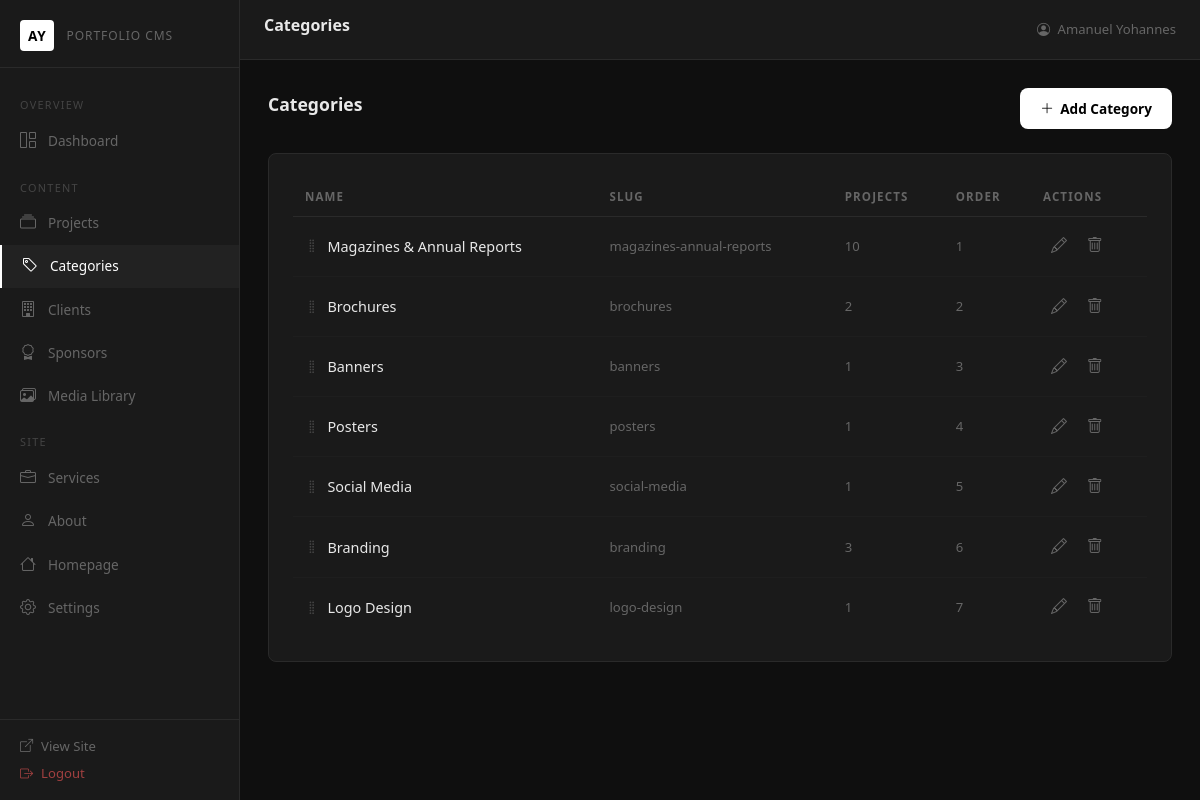
Screenshot of /admin/categories.php (signed in) with the database file from the repository.
### tables this page shows
CREATE TABLE `categories` (
  `id` int(11) NOT NULL AUTO_INCREMENT,
  `name` varchar(100) NOT NULL,
  `slug` varchar(120) NOT NULL,
  `display_order` int(11) NOT NULL DEFAULT 0,
  `created_at` datetime NOT NULL DEFAULT CURRENT_TIMESTAMP,
  PRIMARY KEY (`id`),
  UNIQUE KEY `slug` (`slug`)
);

### includes/database.php (called while the page is built, shortened)
<?php
function db(): PDO {
    static $pdo = null;
    if ($pdo === null) {
        $dsn = 'mysql:host=' . DB_HOST . ';dbname=' . DB_NAME . ';charset=' . DB_CHARSET;
        $pdo = new PDO($dsn, DB_USER, DB_PASS, [
            PDO::ATTR_ERRMODE            => PDO::ERRMODE_EXCEPTION,
            PDO::ATTR_DEFAULT_FETCH_MODE => PDO::FETCH_ASSOC,
            PDO::ATTR_EMULATE_PREPARES   => false,
        ]);
    }
    return $pdo;
}

### includes/functions.php (called while the page is built, shortened)
<?php
require_once __DIR__ . '/database.php';
function e(string $s): string {
    return htmlspecialchars($s, ENT_QUOTES | ENT_SUBSTITUTE, 'UTF-8');
}

### admin/categories.php (the view, shortened to what this page needs)
<?php
$categories = db()->query('SELECT c.*, COUNT(p.id) AS project_count FROM categories c LEFT JOIN projects p ON p.category_id = c.id GROUP BY c.id ORDER BY c.display_order ASC, c.name ASC')->fetchAll();
include __DIR__ . '/includes/header.php';
?>
<div class="page-header">
    <h2>Categories</h2>
    <button class="btn-admin-primary" data-bs-toggle="modal" data-bs-target="#addModal"><i class="bi bi-plus-lg"></i> Add Category</button>
</div>
<div class="admin-card">
    <div class="d-none d-md-block">
    <table class="admin-table">
        <thead><tr><th>Name</th><th>Slug</th><th>Projects</th><th>Order</th><th>Actions</th></tr></thead>
        <tbody id="sortableList" data-endpoint="reorder-categories.php">
        <?php foreach ($categories as $cat): ?>
        <tr data-id="<?= $cat['id'] ?>">
            <td><i class="bi bi-grip-vertical order-handle me-2"></i><?= e($cat['name']) ?></td>
            <td style="color:var(--text-muted);font-size:0.82rem"><?= e($cat['slug']) ?></td>
            <td style="color:var(--text-muted);font-size:0.82rem"><?= $cat['project_count'] ?></td>
            <td style="color:var(--text-muted);font-size:0.82rem"><?= $cat['display_order'] ?></td>
            <td>
                <button class="btn-icon" onclick="openEditModal(<?= $cat['id'] ?>, '<?= e(addslashes($cat['name'])) ?>', '<?= e(addslashes($cat['slug'])) ?>', <?= $cat['display_order'] ?>)" title="Edit"><i class="bi bi-pencil"></i></button>
                <form method="POST" style="display:inline">
                    <button type="submit" name="delete_category" class="btn-icon danger"
                        data-confirm="Delete category '<?= e(addslashes($cat['name'])) ?>'? Projects in this category will become uncategorized."
                        title="Delete"><i class="bi bi-trash"></i></button>
                </form>
            </td>
        </tr>
        <?php endforeach; ?>
        </tbody>
    </table>
    </div>
</div>
<?php include __DIR__ . '/includes/footer.php'; ?>

### assets/css/admin.css (style rules this page uses)
:root { --sidebar-w: 240px; --topbar-h: 60px; --bg: #0f0f0f; --surface: #1a1a1a; --surface2: #222; --border: #2a2a2a; --text: #e8e8e8; --text-muted: #666; --accent: #fff; --accent-dim: #aaa; --danger: #e05555; --success: #4caf7d; --warning: #e0a030; --info: #4a9eff; --radius: 8px; --transition: 0.2s ease; }
*, *::before, *::after { box-sizing: border-box; margin: 0; padding: 0; }
body { font-family: 'Segoe UI', system-ui, -apple-system, sans-serif; background: var(--bg); color: var(--text); font-size: 0.9rem; line-height: 1.6; }
.admin-card { background: var(--surface); border: 1px solid var(--border); border-radius: var(--radius); padding: 1.5rem; margin-bottom: 1.5rem; }
.admin-table { width: 100%; border-collapse: collapse; }
.admin-table th { font-size: 0.72rem; letter-spacing: 0.1em; text-transform: uppercase; color: var(--text-muted); padding: 0.6rem 0.75rem; border-bottom: 1px solid var(--border); text-align: left; white-space: nowrap; }
.admin-table td { padding: 0.75rem; border-bottom: 1px solid #1e1e1e; color: var(--text); vertical-align: middle; }
.admin-table tr:last-child td { border-bottom: none; }
.btn-admin-primary { background: #fff; color: #000; border: none; padding: 0.6rem 1.25rem; border-radius: var(--radius); font-size: 0.85rem; font-weight: 600; cursor: pointer; transition: background var(--transition); text-decoration: none; display: inline-flex; align-items: center; gap: 0.4rem; }
.btn-icon { background: none; border: none; color: var(--text-muted); padding: 0.3rem 0.5rem; border-radius: 4px; cursor: pointer; font-size: 1rem; transition: color var(--transition), background var(--transition); text-decoration: none; display: inline-flex; align-items: center; }
.page-header { display: flex; align-items: center; justify-content: space-between; margin-bottom: 1.5rem; flex-wrap: wrap; gap: 0.75rem; }
.page-header h2 { font-size: 1.1rem; font-weight: 600; }
.order-handle { cursor: grab; color: #444; }

### rows the page displays
categories: name "Magazines & Annual Reports", slug "magazines-annual-reports", project_count "10", display_order "1"
categories: name "Brochures", slug "brochures", project_count "2", display_order "2"
categories: name "Banners", slug "banners", project_count "1", display_order "3"
categories: name "Posters", slug "posters", project_count "1", display_order "4"
categories: name "Social Media", slug "social-media", project_count "1", display_order "5"
categories: name "Branding", slug "branding", project_count "3", display_order "6"
categories: name "Logo Design", slug "logo-design", project_count "1", display_order "7"

### other values shown
$pageTitle "Categories"
$_SESSION['admin_name'] "Amanuel Yohannes"
